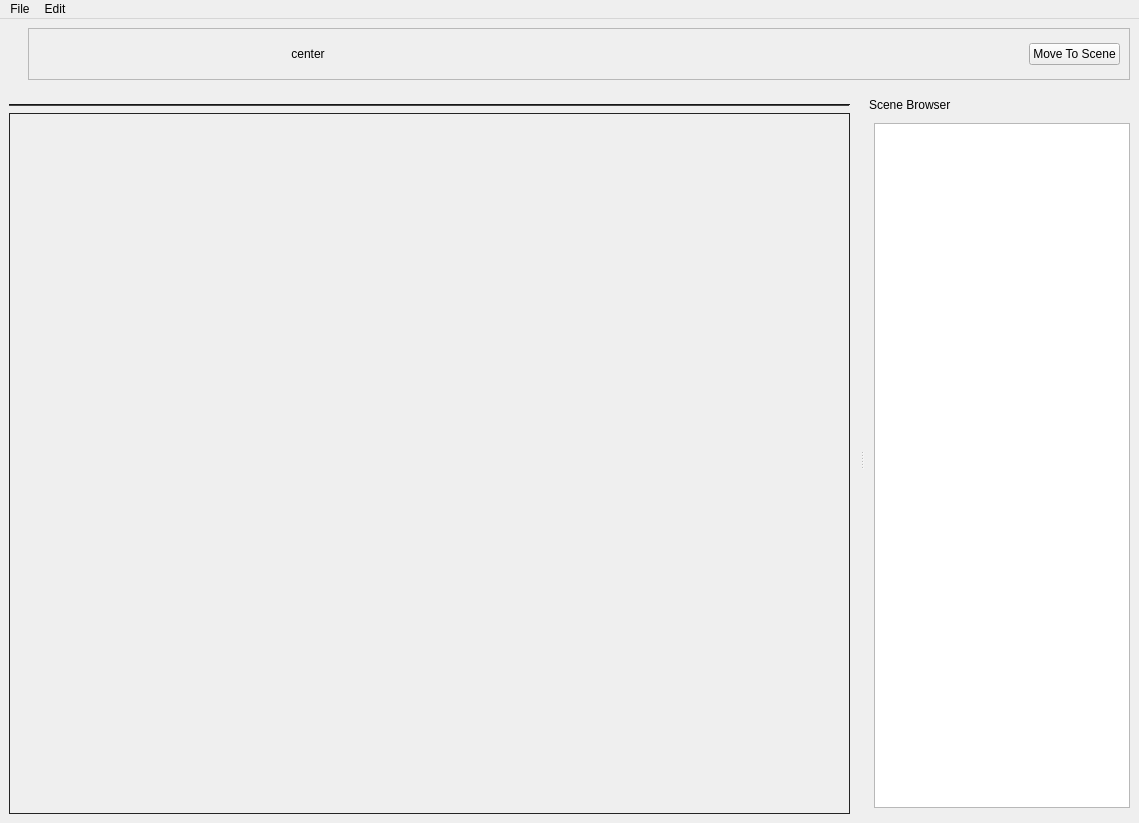
<?xml version="1.0" encoding="UTF-8"?>
<ui version="4.0">
 <class>MainWindow</class>
 <widget class="QMainWindow" name="MainWindow">
  <property name="geometry">
   <rect>
    <x>0</x>
    <y>0</y>
    <width>1139</width>
    <height>823</height>
   </rect>
  </property>
  <property name="windowTitle">
   <string>MainWindow</string>
  </property>
  <property name="autoFillBackground">
   <bool>false</bool>
  </property>
  <property name="documentMode">
   <bool>false</bool>
  </property>
  <property name="tabShape">
   <enum>QTabWidget::TabShape::Triangular</enum>
  </property>
  <property name="dockNestingEnabled">
   <bool>false</bool>
  </property>
  <property name="dockOptions">
   <set>QMainWindow::DockOption::AllowTabbedDocks|QMainWindow::DockOption::AnimatedDocks</set>
  </property>
  <property name="unifiedTitleAndToolBarOnMac">
   <bool>false</bool>
  </property>
  <widget class="QWidget" name="centralwidget">
   <property name="palette">
    <palette>
     <active>
      <colorrole role="WindowText">
       <brush brushstyle="SolidPattern">
        <color alpha="255">
         <red>255</red>
         <green>255</green>
         <blue>255</blue>
        </color>
       </brush>
      </colorrole>
      <colorrole role="Button">
       <brush brushstyle="SolidPattern">
        <color alpha="255">
         <red>47</red>
         <green>47</green>
         <blue>47</blue>
        </color>
       </brush>
      </colorrole>
      <colorrole role="Light">
       <brush brushstyle="SolidPattern">
        <color alpha="255">
         <red>70</red>
         <green>70</green>
         <blue>70</blue>
        </color>
       </brush>
      </colorrole>
      <colorrole role="Midlight">
       <brush brushstyle="SolidPattern">
        <color alpha="255">
         <red>58</red>
         <green>58</green>
         <blue>58</blue>
        </color>
       </brush>
      </colorrole>
      <colorrole role="Dark">
       <brush brushstyle="SolidPattern">
        <color alpha="255">
         <red>23</red>
         <green>23</green>
         <blue>23</blue>
        </color>
       </brush>
      </colorrole>
      <colorrole role="Mid">
       <brush brushstyle="SolidPattern">
        <color alpha="255">
         <red>31</red>
         <green>31</green>
         <blue>31</blue>
        </color>
       </brush>
      </colorrole>
      <colorrole role="Text">
       <brush brushstyle="SolidPattern">
        <color alpha="255">
         <red>255</red>
         <green>255</green>
         <blue>255</blue>
        </color>
       </brush>
      </colorrole>
      <colorrole role="BrightText">
       <brush brushstyle="SolidPattern">
        <color alpha="255">
         <red>255</red>
         <green>255</green>
         <blue>255</blue>
        </color>
       </brush>
      </colorrole>
      <colorrole role="ButtonText">
       <brush brushstyle="SolidPattern">
        <color alpha="255">
         <red>255</red>
         <green>255</green>
         <blue>255</blue>
        </color>
       </brush>
      </colorrole>
      <colorrole role="Base">
       <brush brushstyle="SolidPattern">
        <color alpha="255">
         <red>0</red>
         <green>0</green>
         <blue>0</blue>
        </color>
       </brush>
      </colorrole>
      <colorrole role="Window">
       <brush brushstyle="SolidPattern">
        <color alpha="255">
         <red>47</red>
         <green>47</green>
         <blue>47</blue>
        </color>
       </brush>
      </colorrole>
      <colorrole role="Shadow">
       <brush brushstyle="SolidPattern">
        <color alpha="255">
         <red>0</red>
         <green>0</green>
         <blue>0</blue>
        </color>
       </brush>
      </colorrole>
      <colorrole role="AlternateBase">
       <brush brushstyle="SolidPattern">
        <color alpha="255">
         <red>23</red>
         <green>23</green>
         <blue>23</blue>
        </color>
       </brush>
      </colorrole>
      <colorrole role="ToolTipBase">
       <brush brushstyle="SolidPattern">
        <color alpha="255">
         <red>255</red>
         <green>255</green>
         <blue>220</blue>
        </color>
       </brush>
      </colorrole>
      <colorrole role="ToolTipText">
       <brush brushstyle="SolidPattern">
        <color alpha="255">
         <red>0</red>
         <green>0</green>
         <blue>0</blue>
        </color>
       </brush>
      </colorrole>
      <colorrole role="PlaceholderText">
       <brush brushstyle="SolidPattern">
        <color alpha="127">
         <red>255</red>
         <green>255</green>
         <blue>255</blue>
        </color>
       </brush>
      </colorrole>
      <colorrole role="Accent">
       <brush brushstyle="SolidPattern">
        <color alpha="255">
         <red>0</red>
         <green>0</green>
         <blue>0</blue>
        </color>
       </brush>
      </colorrole>
     </active>
     <inactive>
      <colorrole role="WindowText">
       <brush brushstyle="SolidPattern">
        <color alpha="255">
         <red>255</red>
         <green>255</green>
         <blue>255</blue>
        </color>
       </brush>
      </colorrole>
      <colorrole role="Button">
       <brush brushstyle="SolidPattern">
        <color alpha="255">
         <red>47</red>
         <green>47</green>
         <blue>47</blue>
        </color>
       </brush>
      </colorrole>
      <colorrole role="Light">
       <brush brushstyle="SolidPattern">
        <color alpha="255">
         <red>70</red>
         <green>70</green>
         <blue>70</blue>
        </color>
       </brush>
      </colorrole>
      <colorrole role="Midlight">
       <brush brushstyle="SolidPattern">
        <color alpha="255">
         <red>58</red>
         <green>58</green>
         <blue>58</blue>
        </color>
       </brush>
      </colorrole>
      <colorrole role="Dark">
       <brush brushstyle="SolidPattern">
        <color alpha="255">
         <red>23</red>
         <green>23</green>
         <blue>23</blue>
        </color>
       </brush>
      </colorrole>
      <colorrole role="Mid">
       <brush brushstyle="SolidPattern">
        <color alpha="255">
         <red>31</red>
         <green>31</green>
         <blue>31</blue>
        </color>
       </brush>
      </colorrole>
      <colorrole role="Text">
       <brush brushstyle="SolidPattern">
        <color alpha="255">
         <red>255</red>
         <green>255</green>
         <blue>255</blue>
        </color>
       </brush>
      </colorrole>
      <colorrole role="BrightText">
       <brush brushstyle="SolidPattern">
        <color alpha="255">
         <red>255</red>
         <green>255</green>
         <blue>255</blue>
        </color>
       </brush>
      </colorrole>
      <colorrole role="ButtonText">
       <brush brushstyle="SolidPattern">
        <color alpha="255">
         <red>255</red>
         <green>255</green>
         <blue>255</blue>
        </color>
       </brush>
      </colorrole>
      <colorrole role="Base">
       <brush brushstyle="SolidPattern">
        <color alpha="255">
         <red>0</red>
         <green>0</green>
         <blue>0</blue>
        </color>
       </brush>
      </colorrole>
      <colorrole role="Window">
       <brush brushstyle="SolidPattern">
        <color alpha="255">
         <red>47</red>
         <green>47</green>
         <blue>47</blue>
        </color>
       </brush>
      </colorrole>
      <colorrole role="Shadow">
       <brush brushstyle="SolidPattern">
        <color alpha="255">
         <red>0</red>
         <green>0</green>
         <blue>0</blue>
        </color>
       </brush>
      </colorrole>
      <colorrole role="AlternateBase">
       <brush brushstyle="SolidPattern">
        <color alpha="255">
         <red>23</red>
         <green>23</green>
         <blue>23</blue>
        </color>
       </brush>
      </colorrole>
      <colorrole role="ToolTipBase">
       <brush brushstyle="SolidPattern">
        <color alpha="255">
         <red>255</red>
         <green>255</green>
         <blue>220</blue>
        </color>
       </brush>
      </colorrole>
      <colorrole role="ToolTipText">
       <brush brushstyle="SolidPattern">
        <color alpha="255">
         <red>0</red>
         <green>0</green>
         <blue>0</blue>
        </color>
       </brush>
      </colorrole>
      <colorrole role="PlaceholderText">
       <brush brushstyle="SolidPattern">
        <color alpha="127">
         <red>255</red>
         <green>255</green>
         <blue>255</blue>
        </color>
       </brush>
      </colorrole>
      <colorrole role="Accent">
       <brush brushstyle="SolidPattern">
        <color alpha="255">
         <red>0</red>
         <green>0</green>
         <blue>0</blue>
        </color>
       </brush>
      </colorrole>
     </inactive>
     <disabled>
      <colorrole role="WindowText">
       <brush brushstyle="SolidPattern">
        <color alpha="255">
         <red>23</red>
         <green>23</green>
         <blue>23</blue>
        </color>
       </brush>
      </colorrole>
      <colorrole role="Button">
       <brush brushstyle="SolidPattern">
        <color alpha="255">
         <red>47</red>
         <green>47</green>
         <blue>47</blue>
        </color>
       </brush>
      </colorrole>
      <colorrole role="Light">
       <brush brushstyle="SolidPattern">
        <color alpha="255">
         <red>70</red>
         <green>70</green>
         <blue>70</blue>
        </color>
       </brush>
      </colorrole>
      <colorrole role="Midlight">
       <brush brushstyle="SolidPattern">
        <color alpha="255">
         <red>58</red>
         <green>58</green>
         <blue>58</blue>
        </color>
       </brush>
      </colorrole>
      <colorrole role="Dark">
       <brush brushstyle="SolidPattern">
        <color alpha="255">
         <red>23</red>
         <green>23</green>
         <blue>23</blue>
        </color>
       </brush>
      </colorrole>
      <colorrole role="Mid">
       <brush brushstyle="SolidPattern">
        <color alpha="255">
         <red>31</red>
         <green>31</green>
         <blue>31</blue>
        </color>
       </brush>
      </colorrole>
      <colorrole role="Text">
       <brush brushstyle="SolidPattern">
        <color alpha="255">
         <red>23</red>
         <green>23</green>
         <blue>23</blue>
        </color>
       </brush>
      </colorrole>
      <colorrole role="BrightText">
       <brush brushstyle="SolidPattern">
        <color alpha="255">
         <red>255</red>
         <green>255</green>
         <blue>255</blue>
        </color>
       </brush>
      </colorrole>
      <colorrole role="ButtonText">
       <brush brushstyle="SolidPattern">
        <color alpha="255">
         <red>23</red>
         <green>23</green>
         <blue>23</blue>
        </color>
       </brush>
      </colorrole>
      <colorrole role="Base">
       <brush brushstyle="SolidPattern">
        <color alpha="255">
         <red>47</red>
         <green>47</green>
         <blue>47</blue>
        </color>
       </brush>
      </colorrole>
      <colorrole role="Window">
       <brush brushstyle="SolidPattern">
        <color alpha="255">
         <red>47</red>
         <green>47</green>
         <blue>47</blue>
        </color>
       </brush>
      </colorrole>
      <colorrole role="Shadow">
       <brush brushstyle="SolidPattern">
        <color alpha="255">
         <red>0</red>
         <green>0</green>
         <blue>0</blue>
        </color>
       </brush>
      </colorrole>
      <colorrole role="AlternateBase">
       <brush brushstyle="SolidPattern">
        <color alpha="255">
         <red>47</red>
         <green>47</green>
         <blue>47</blue>
        </color>
       </brush>
      </colorrole>
      <colorrole role="ToolTipBase">
       <brush brushstyle="SolidPattern">
        <color alpha="255">
         <red>255</red>
         <green>255</green>
         <blue>220</blue>
        </color>
       </brush>
      </colorrole>
      <colorrole role="ToolTipText">
       <brush brushstyle="SolidPattern">
        <color alpha="255">
         <red>0</red>
         <green>0</green>
         <blue>0</blue>
        </color>
       </brush>
      </colorrole>
      <colorrole role="PlaceholderText">
       <brush brushstyle="SolidPattern">
        <color alpha="127">
         <red>23</red>
         <green>23</green>
         <blue>23</blue>
        </color>
       </brush>
      </colorrole>
      <colorrole role="Accent">
       <brush brushstyle="SolidPattern">
        <color alpha="255">
         <red>33</red>
         <green>33</green>
         <blue>33</blue>
        </color>
       </brush>
      </colorrole>
     </disabled>
    </palette>
   </property>
   <layout class="QVBoxLayout" name="verticalLayout_2">
    <item>
     <widget class="Line" name="line">
      <property name="orientation">
       <enum>Qt::Orientation::Horizontal</enum>
      </property>
     </widget>
    </item>
    <item>
     <widget class="QFrame" name="MainFrame">
      <property name="frameShape">
       <enum>QFrame::Shape::StyledPanel</enum>
      </property>
      <property name="frameShadow">
       <enum>QFrame::Shadow::Raised</enum>
      </property>
     </widget>
    </item>
   </layout>
  </widget>
  <widget class="QMenuBar" name="menuBar">
   <property name="geometry">
    <rect>
     <x>0</x>
     <y>0</y>
     <width>1139</width>
     <height>21</height>
    </rect>
   </property>
   <widget class="QMenu" name="menuFile">
    <property name="title">
     <string>File</string>
    </property>
    <widget class="QMenu" name="menuRecent_Projects">
     <property name="title">
      <string>Recent Projects</string>
     </property>
     <property name="toolTipsVisible">
      <bool>false</bool>
     </property>
    </widget>
    <addaction name="actionNEW"/>
    <addaction name="menuRecent_Projects"/>
    <addaction name="actionOpen"/>
    <addaction name="actionSave"/>
    <addaction name="actionSave_As"/>
    <addaction name="separator"/>
    <addaction name="actionLoad"/>
   </widget>
   <widget class="QMenu" name="menuEdit">
    <property name="title">
     <string>Edit</string>
    </property>
    <addaction name="actionUndo"/>
    <addaction name="actionRedo"/>
    <addaction name="separator"/>
    <addaction name="actionPreferences"/>
   </widget>
   <addaction name="menuFile"/>
   <addaction name="menuEdit"/>
  </widget>
  <widget class="QDockWidget" name="dockWidget_4">
   <property name="minimumSize">
    <size>
     <width>967</width>
     <height>70</height>
    </size>
   </property>
   <property name="maximumSize">
    <size>
     <width>524287</width>
     <height>70</height>
    </size>
   </property>
   <property name="floating">
    <bool>false</bool>
   </property>
   <property name="features">
    <set>QDockWidget::DockWidgetFeature::DockWidgetVerticalTitleBar</set>
   </property>
   <property name="allowedAreas">
    <set>Qt::DockWidgetArea::BottomDockWidgetArea|Qt::DockWidgetArea::TopDockWidgetArea</set>
   </property>
   <property name="windowTitle">
    <string/>
   </property>
   <attribute name="dockWidgetArea">
    <number>4</number>
   </attribute>
   <widget class="QWidget" name="dockWidgetContents_4">
    <layout class="QHBoxLayout" name="horizontalLayout_2">
     <item>
      <widget class="QFrame" name="frame_3">
       <property name="frameShape">
        <enum>QFrame::Shape::StyledPanel</enum>
       </property>
       <property name="frameShadow">
        <enum>QFrame::Shadow::Raised</enum>
       </property>
       <layout class="QHBoxLayout" name="horizontalLayout_3">
        <item>
         <widget class="QPushButton" name="btnAddLoc">
          <property name="toolTip">
           <string>CreateMove Marker</string>
          </property>
          <property name="text">
           <string/>
          </property>
          <property name="icon">
           <iconset>
            <normaloff>Icon01.png</normaloff>Icon01.png</iconset>
          </property>
          <property name="iconSize">
           <size>
            <width>32</width>
            <height>32</height>
           </size>
          </property>
          <property name="flat">
           <bool>true</bool>
          </property>
         </widget>
        </item>
        <item>
         <widget class="QPushButton" name="btnCalibrate">
          <property name="toolTip">
           <string>Calibrate</string>
          </property>
          <property name="toolTipDuration">
           <number>-1</number>
          </property>
          <property name="text">
           <string/>
          </property>
          <property name="icon">
           <iconset>
            <normaloff>Icon02.png</normaloff>Icon02.png</iconset>
          </property>
          <property name="iconSize">
           <size>
            <width>32</width>
            <height>32</height>
           </size>
          </property>
          <property name="flat">
           <bool>true</bool>
          </property>
         </widget>
        </item>
        <item>
         <widget class="QPushButton" name="btnDFWS">
          <property name="toolTip">
           <string>Define Worldspace</string>
          </property>
          <property name="toolTipDuration">
           <number>-1</number>
          </property>
          <property name="text">
           <string/>
          </property>
          <property name="icon">
           <iconset>
            <normaloff>Icon03.png</normaloff>Icon03.png</iconset>
          </property>
          <property name="iconSize">
           <size>
            <width>32</width>
            <height>32</height>
           </size>
          </property>
          <property name="flat">
           <bool>true</bool>
          </property>
         </widget>
        </item>
        <item>
         <widget class="QPushButton" name="btnDFMM">
          <property name="toolTip">
           <string>Define Reference Distance</string>
          </property>
          <property name="text">
           <string/>
          </property>
          <property name="icon">
           <iconset>
            <normaloff>Icon04.png</normaloff>Icon04.png</iconset>
          </property>
          <property name="iconSize">
           <size>
            <width>32</width>
            <height>32</height>
           </size>
          </property>
          <property name="flat">
           <bool>true</bool>
          </property>
         </widget>
        </item>
        <item>
         <widget class="QPushButton" name="btnLocMod">
          <property name="toolTip">
           <string>Add Modeling Locator</string>
          </property>
          <property name="text">
           <string/>
          </property>
          <property name="icon">
           <iconset>
            <normaloff>Icon05.png</normaloff>Icon05.png</iconset>
          </property>
          <property name="iconSize">
           <size>
            <width>32</width>
            <height>32</height>
           </size>
          </property>
          <property name="flat">
           <bool>true</bool>
          </property>
         </widget>
        </item>
        <item>
         <widget class="QPushButton" name="btnSetCenter">
          <property name="toolTip">
           <string>Add Modeling Locator</string>
          </property>
          <property name="text">
           <string>center</string>
          </property>
          <property name="iconSize">
           <size>
            <width>32</width>
            <height>32</height>
           </size>
          </property>
          <property name="flat">
           <bool>true</bool>
          </property>
         </widget>
        </item>
        <item>
         <spacer name="horizontalSpacer">
          <property name="orientation">
           <enum>Qt::Orientation::Horizontal</enum>
          </property>
          <property name="sizeHint" stdset="0">
           <size>
            <width>737</width>
            <height>29</height>
           </size>
          </property>
         </spacer>
        </item>
        <item>
         <widget class="QPushButton" name="btnMoveToScene">
          <property name="text">
           <string>Move To Scene</string>
          </property>
         </widget>
        </item>
       </layout>
      </widget>
     </item>
    </layout>
   </widget>
  </widget>
  <widget class="QDockWidget" name="dockWidget_6">
   <property name="minimumSize">
    <size>
     <width>204</width>
     <height>123</height>
    </size>
   </property>
   <property name="floating">
    <bool>false</bool>
   </property>
   <property name="features">
    <set>QDockWidget::DockWidgetFeature::NoDockWidgetFeatures</set>
   </property>
   <property name="allowedAreas">
    <set>Qt::DockWidgetArea::LeftDockWidgetArea|Qt::DockWidgetArea::RightDockWidgetArea</set>
   </property>
   <property name="windowTitle">
    <string>Scene Browser</string>
   </property>
   <attribute name="dockWidgetArea">
    <number>2</number>
   </attribute>
   <widget class="QWidget" name="dockWidgetContents_6">
    <layout class="QVBoxLayout" name="verticalLayout">
     <item>
      <widget class="QTreeWidget" name="MainTree">
       <property name="showDropIndicator" stdset="0">
        <bool>true</bool>
       </property>
       <property name="sortingEnabled">
        <bool>false</bool>
       </property>
       <attribute name="headerVisible">
        <bool>false</bool>
       </attribute>
       <attribute name="headerStretchLastSection">
        <bool>true</bool>
       </attribute>
       <column>
        <property name="text">
         <string notr="true"/>
        </property>
       </column>
      </widget>
     </item>
     <item>
      <widget class="QFrame" name="FrameDetails">
       <property name="frameShape">
        <enum>QFrame::Shape::StyledPanel</enum>
       </property>
       <property name="frameShadow">
        <enum>QFrame::Shadow::Raised</enum>
       </property>
      </widget>
     </item>
    </layout>
   </widget>
  </widget>
  <action name="actionNEW">
   <property name="text">
    <string>New</string>
   </property>
  </action>
  <action name="actionOpen">
   <property name="text">
    <string>Open...</string>
   </property>
  </action>
  <action name="actionSave">
   <property name="text">
    <string>Save</string>
   </property>
  </action>
  <action name="actionSave_As">
   <property name="text">
    <string>Save As..</string>
   </property>
  </action>
  <action name="actionLoad">
   <property name="text">
    <string>Load Images...</string>
   </property>
  </action>
  <action name="actionPreferences">
   <property name="text">
    <string>Preferences</string>
   </property>
  </action>
  <action name="actionUndo">
   <property name="text">
    <string>Undo</string>
   </property>
  </action>
  <action name="actionRedo">
   <property name="text">
    <string>Redo</string>
   </property>
  </action>
  <action name="recent1">
   <property name="text">
    <string/>
   </property>
  </action>
  <action name="recent2">
   <property name="text">
    <string/>
   </property>
  </action>
  <action name="recent3">
   <property name="text">
    <string/>
   </property>
  </action>
  <action name="recent4">
   <property name="text">
    <string/>
   </property>
  </action>
  <action name="recent5">
   <property name="text">
    <string/>
   </property>
  </action>
  <action name="action321312312341321312312341321312312341321312312341321312312341">
   <property name="text">
    <string>321312312341321312312341321312312341321312312341321312312341</string>
   </property>
  </action>
 </widget>
 <resources/>
 <connections/>
</ui>
